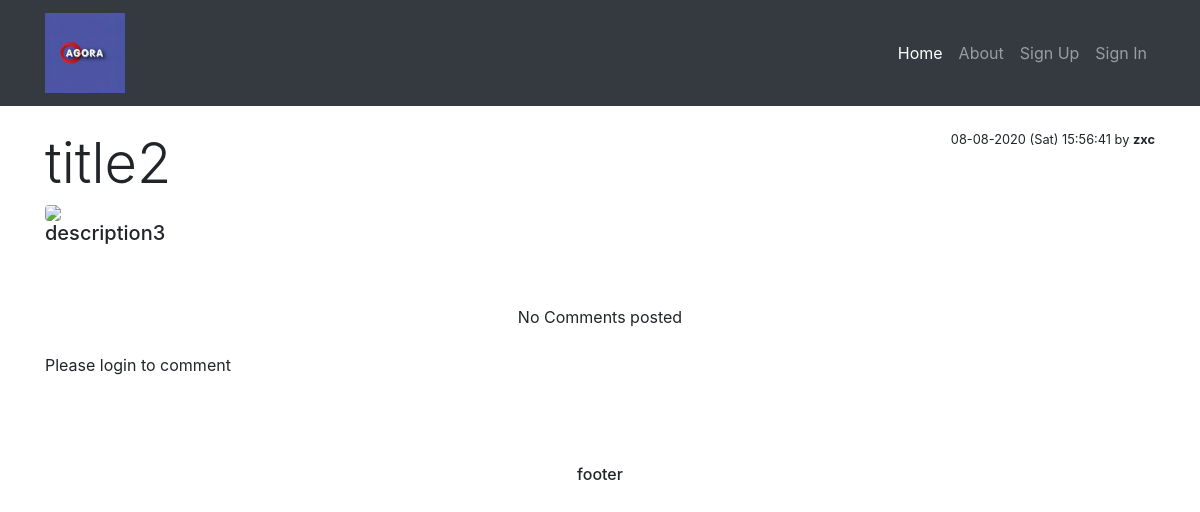
Screenshot of /post.php?id=7 with the database file from the repository.
### tables this page shows
CREATE TABLE `tbl_post` (
  `post_id` int(11) NOT NULL,
  `post_title` varchar(20) NOT NULL,
  `post_content` varchar(50) NOT NULL,
  `post_image` varchar(50) DEFAULT NULL,
  `post_time` varchar(30) NOT NULL,
  `cat_id` int(20) NOT NULL,
  `user_name` varchar(30) NOT NULL,
  `post_upvote` int(20) NOT NULL DEFAULT 1,
  `post_downvote` int(20) NOT NULL DEFAULT 1
);

### public_html/post.php (the view, shortened to what this page needs)
<!doctype html>
<html lang="en">
  <head>
    <link href="vendor/bootstrap/css/bootstrap.min.css" rel="stylesheet">
  </head>
  <body>
  <nav class="navbar navbar-expand-lg navbar-dark bg-dark static-top">
    <div class="container">
    <a class="navbar-brand"><img src="img/logo/agora.png" alt="logo" style="width:80px"></a>
      <div class="collapse navbar-collapse" id="navbarResponsive">
        <ul class="navbar-nav ml-auto">
          <li class="nav-item active">
            <a class="nav-link" href="index.php">Home
            </a>
          </li>
          <li class="nav-item">
            <a class="nav-link" href="#">About</a>
          </li>
          <?php
              if (isset($_SESSION['username'])&&$_SESSION['username']!="")
              {
                echo '<li class="nav-item dropdown">
                <a class="nav-link dropdown-toggle" href="#" id="navbarDropdown" role="button" data-toggle="dropdown" aria-haspopup="true" aria-expanded="false">Hello! '.$username.'</a>
                <div class="dropdown-menu" aria-labelledby="navbarDropdown">
                  <a class="dropdown-item" href="profile.php">Profile</a>
                  <a class="dropdown-item" href="profilesetting.php">Settings</a>
                  <a class="dropdown-item" href="logout.php">Log Out</a>
                </div>
              </li>';
              }
              else
              {
                echo '<li class="nav-item">
                <a class="nav-link" href="signup.php">Sign Up</a>
                </li>
                <li class="nav-item">
                <a class="nav-link" href="signin.php">Sign In</a>
                </li>';
              }
            ?>
        </ul>
      </div>
    </div>
  </nav>
    <div class="container">
        <br>
     <?php
        include "db.php";
        $q = $_GET['id'];
        $insert_query = "select * from tbl_post where post_id=$q";
        $res=mysqli_query($con, $insert_query);
           $arr=mysqli_fetch_array($res);
        $qq=$arr['post_title'];
        $dd=$arr['post_content'];
        $aa=$arr['user_name'];
        $tt=$arr['post_time'];
        $ii=$arr['post_image'];
            echo "<div class=\"list-group\">
                <div class=\"d-flex w-100 justify-content-between\">
                    <h5 class=\"display-4\">$qq</h5>
                        <small>$tt by <b>$aa</b></small>
                </div>
                <div><img src=\"img/$ii\" class=\"rounded float-left\" ></div>
                <h5><p class=\"mb-1\">$dd</p></h5>
            </div><br><br>";
        $insert_query1 = "select * from comments where post_id=$q";
        $res1=mysqli_query($con, $insert_query1);
        if(mysqli_num_rows($res1)>0){
           while($row1=mysqli_fetch_assoc($res1)){
            echo "<div class=\"card bg-light border-secondary my-2\">
            <div class=\"card-body\">
            <div class=\"row no-gutters\">
            <div class=\"col-12 col-sm-6 col-md-8\">$row1[comment]</div>
            <div class=\"col-6 col-md-4\"><small>$row1[time] by <b>$row1[author]</b></small></div>
            </div>
            </div>
            </div>";
           }
           }
            else
            {
              echo "<div class=\"container\"><center>No Comments posted</center></div>";
            }
            ?>
            <br>
            <?php if (isset($_SESSION['username'])&&$_SESSION['username']!=""){ ?>
              <div class="card bg-light border-dark"><div class="card-body">
            <form action="#" method="post">
            <div class="input-group mb-3">
            <input type="text" name="comment" class="form-control" placeholder="Enter Comment" aria-label="Recipient's username" aria-describedby="basic-addon2">
            <div class="input-group-append">
            <button class="btn btn-outline-dark" type="submit" name="submit">Post Comment</button>
            </div>
            </div>
            </form>
            </div></div>
            <?php }else{ ?>
              <p>Please login to comment</p>
              <?php } ?>
    </div>
      <br><br><br>
     <footer>
 <center>
  <h6 class="footer">footer<h6>
  </center>
      </footer>
    </body>
    </html>

### rows the page displays
tbl_post: post_title "title2", post_time "08-08-2020 (Sat) 15:56:41", user_name "zxc", post_content "description3"
